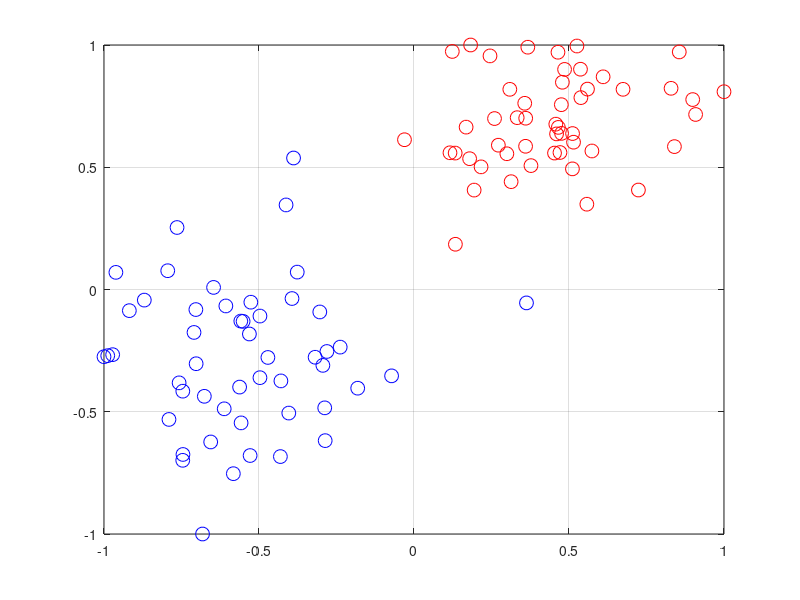

This figure's MATLAB source: (Note: this script raises an error after producing the figure.)
clear 
close all
clc

% Commento Mauro
%
% epsilon is the precision  
% alpha is the starting point that ha to be inside domain because satisfy box constraint and linear constraint 
% how I can see if the solution is correct 
% 1 plot solution to see if KKT constraint are satisfy 
% the point on support iperplane 
% the where each alpha = C 
% to be sure that all point are corrected classified we have to compute duality gap  
% in particular for points near to margin

%%
n = 100;
d = 2;
X = [randn(n/2,d)+2;randn(n/2,d)-2];
Y = [ones(n/2,1);-ones(n/2,1)];

%% Normalizzo
for i = 1:d
    mi = min(X(:,i));
    ma = max(X(:,i));
    di = ma - mi;
    X(:,i) = 2*(X(:,i)-mi)/di-1;
end

%%
figure, hold on, box on, grid on
plot(X(Y<0,1),X(Y<0,2),'ob','MarkerSize',10)
plot(X(Y>0,1),X(Y>0,2),'or','MarkerSize',10)

%%
% small C -> planes less obliquous
% lasrge C -> i care about have a small error not great margin

C = 1;
Q = diag(Y)*(X*X')*diag(Y);
% min_alpha .5 * alpha' Q alpha - 1 alpha  Q_ij = y_i y_j x'_i x_j
% s.t. y'*alpha = 0, 0 <= alpha <= C
%
% Note that in this algo i should have put y'alfa = 0
[~,err,alpha,b] = SMO2_ab(n,Q,-ones(n,1),Y',zeros(n,1),C*ones(n,1),...
                          1000000,.0001,zeros(n,1));
if (err ~= 0)
    warning('Problem in SMO')
end
w = X'*diag(Y)*alpha;

%%
% Plot the separator
ns = 10000;
XS = 2*rand(ns,d)-1;
YS = XS*w+b;

%%
plot(XS(YS<0,1),XS(YS<0,2),'.c','MarkerSize',1)
plot(XS(YS>0,1),XS(YS>0,2),'.m','MarkerSize',1)
plot(XS(YS<-1,1),XS(YS<-1,2),'.b','MarkerSize',1)
plot(XS(YS>+1,1),XS(YS>+1,2),'.r','MarkerSize',1)

%%
% Check the solution
plot(X(alpha==0,1),X(alpha==0,2),'sg','MarkerSize',10)
plot(X(alpha>0&alpha<C,1),X(alpha>0&alpha<C,2),'sk','MarkerSize',10)
plot(X(alpha==C,1),X(alpha==C,2),'sy','MarkerSize',10)

%%
% Compute the duality gap
dualcost = -(.5*alpha'*Q*alpha-ones(n,1)'*alpha);
% .5 |w|^2 + C \sum_i=1^n max(0,1-y_i (w'x_i+b))
primalcost = .5*w'*w+C*sum(max(0,1-diag(Y)*(X*w+b))); 
dualitygap = abs(dualcost-primalcost);
title(sprintf('DG: %e',dualitygap))
%set(gca,'FontSize', 18);